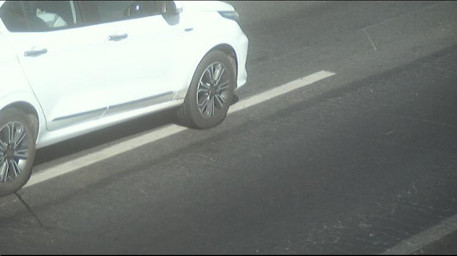
#> input picture predict/img_809.jpg, 457 x 256 px, given in place of 809.jpg, which was not available
$ python augmentation.py
#> lines starting #> are read from the running program, lines starting #| are printed output that depends on the picture; pictures that were not available may be replaced by others from this repository, and a replacement may not be noted
### pre_processing.py
"""
@Autor Willian Antunes
"""
import sys
import os


def simple_generator():
    i = 25000
    while True:
        i += 1
        yield i


# [7 lines left out: function dirs, not called in this run]

def verify_dir():
    if not os.path.isdir(sys.argv[2]):
        print('Directory is not valid use --dir and define directory from dataset')


def list_dir(dir):
#> called with dir = 'input/train'
    data = []
    for _, _, files in os.walk(dir):
        for file in files:
            data.append(file)
#> in aug_generator, img is the input picture: shape (256, 457, 3); mean B, G, R 125.9, 129.2, 123.7
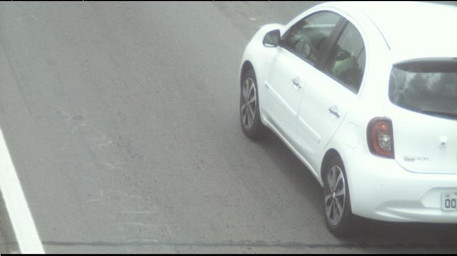
#> input picture predict/img_815.jpg, 457 x 256 px, given in place of 809_mask.png, which was not available

    data = list(map(lambda s: s.split('.')[0], data))
    data = list(map(lambda s: s.split('_')[-1], data))

    return data


# [28 lines left out: function pre_processing, not called in this run]

    # [4 lines of commented-out code are left out]


# [7 lines that do not run on import are left out]

### augmentation.py
"""
@Autor Willian Antunes
"""
import cv2
from pre_processing import list_dir, simple_generator
import numpy as np


def randomHorizontalFlip(image, mask, u=0.5):
    if np.random.random() < u:
        image = cv2.flip(image, 1)
        mask = cv2.flip(mask, 1)

    return image, mask

def randomShiftScaleRotate(image, mask, shift_limit=(-0.0625, 0.0625), scale_limit=(-0.1, 0.1), rotate_limit=(-45, 45), aspect_limit=(0, 0), borderMode=cv2.BORDER_CONSTANT, u=0.5):

#> called with shift_limit = (-0.068, 0.0697), scale_limit = (-0.341, 0.318), rotate_limit = (0, 0), aspect_limit = (0, 0), borderMode = 0, u = 0.5
    if np.random.random() < u:
        height, width, channel = image.shape
#> height = 256; width = 457; channel = 3

        angle = np.random.uniform(rotate_limit[0], rotate_limit[1])  # degree
        scale = np.random.uniform(1 + scale_limit[0], 1 + scale_limit[1])
        aspect = np.random.uniform(1 + aspect_limit[0], 1 + aspect_limit[1])
        sx = scale * aspect / (aspect ** 0.5)
        sy = scale / (aspect ** 0.5)
        dx = round(np.random.uniform(shift_limit[0], shift_limit[1]) * width)
#> dx = 30
        dy = round(np.random.uniform(shift_limit[0], shift_limit[1]) * height)
#> dy = -4

        cc = np.math.cos(angle / 180 * np.math.pi) * sx
        ss = np.math.sin(angle / 180 * np.math.pi) * sy
        rotate_matrix = np.array([[cc, -ss], [ss, cc]])

        box0 = np.array([[0, 0], [width, 0], [width, height], [0, height], ])
#> box0 = [[0, 0], [457, 0], [457, 256], [0, 256]]
        box1 = box0 - np.array([width / 2, height / 2])
        box1 = np.dot(box1, rotate_matrix.T) + np.array([width / 2 + dx, height / 2 + dy])

        box0 = box0.astype(np.float32)
        box1 = box1.astype(np.float32)
        mat = cv2.getPerspectiveTransform(box0, box1)
        image = cv2.warpPerspective(image, mat, (width, height), flags=cv2.INTER_LINEAR, borderMode=borderMode,
                                    borderValue=(
                                        0, 0,
                                        0,))
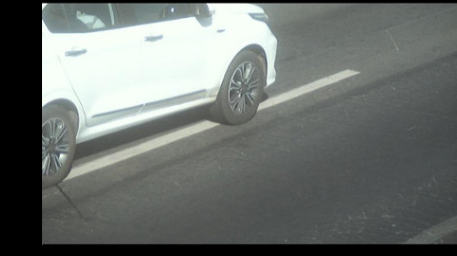
#> image: shape (256, 457, 3); mean of channels 0, 1, 2 110, 113, 108.2; drawn as B, G, R
        mask = cv2.warpPerspective(mask, mat, (width, height), flags=cv2.INTER_LINEAR, borderMode=borderMode,
                                   borderValue=(
                                       0, 0,
                                       0,))
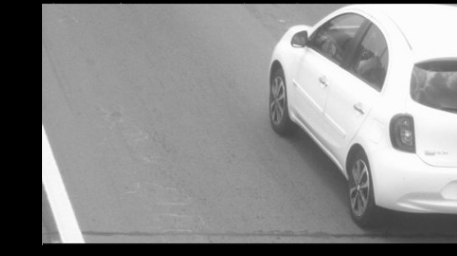
#> mask: shape (256, 457); min 0, max 255, mean 140.1

    return image, mask


def randomHueSaturationValue(image, hue_shift_limit=(-180, 180),
                             sat_shift_limit=(-255, 255),
                             val_shift_limit=(-255, 255), u=0.5):

#> called with hue_shift_limit = (-84.38, 64.67), sat_shift_limit = (-19.44, 41.65), val_shift_limit = (-46.45, 4.36), u = 0.5
    image = cv2.cvtColor(image, cv2.COLOR_BGR2HSV)
#> image: shape (256, 457, 3); mean H, S, V 59.4, 11.2, 113.2
    h, s, v = cv2.split(image)
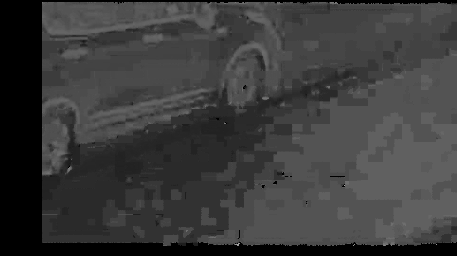
#> h: shape (256, 457); min 0, max 165, mean 59.4
    hue_shift = np.random.uniform(hue_shift_limit[0], hue_shift_limit[1])
    h = cv2.add(h, hue_shift)
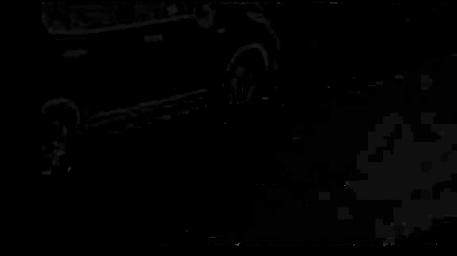
#> h: shape (256, 457); min 0, max 84, mean 2
    sat_shift = np.random.uniform(sat_shift_limit[0], sat_shift_limit[1])
    s = cv2.add(s, sat_shift)
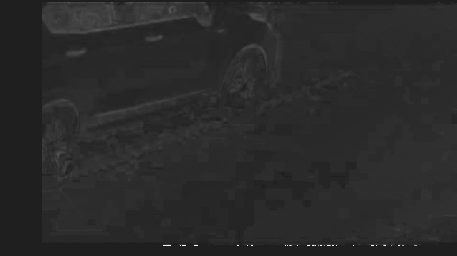
#> s: shape (256, 457); min 31, max 255, mean 42.2
    val_shift = np.random.uniform(val_shift_limit[0], val_shift_limit[1])
    v = cv2.add(v, val_shift)
    image = cv2.merge((h, s, v))
#> image: shape (256, 457, 3); mean H, S, V 2, 42.2, 107.1
    image = cv2.cvtColor(image, cv2.COLOR_HSV2BGR)
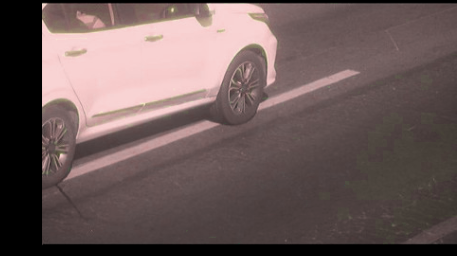
#> image: shape (256, 457, 3); mean B, G, R 88.4, 89.7, 107.1

    return image


def aug_generator():
    data = list_dir('input/train')
    data = [int(val) for val in data]
    data = sorted(data)
    gen = simple_generator()
    x = 2
    while x:
        for start in range(0, len(data), 1):  # 16 = Batch Size
            end = min(start + 1, len(data))
            id_train_batch = data[start:end]
            for id in id_train_batch:
                img = cv2.imread('input/train/{}.jpg'.format(id))
                mask = cv2.imread('input/train_masks/{}_mask.png'.format(id), cv2.IMREAD_GRAYSCALE)
                # [8 lines of commented-out code are left out]
                mask = np.expand_dims(mask, axis=2)
                img, mask = randomShiftScaleRotate(img, mask, shift_limit=(
                np.random.uniform(-0.0625, -0.0725), np.random.uniform(0.0625, 0.0725)), scale_limit=(
                np.random.uniform(-0.1, -0.5), np.random.uniform(0.1, 0.5)), rotate_limit=(-0, 0))
                img = randomHueSaturationValue(img,
                                               hue_shift_limit=(np.random.uniform(-25, -100), np.random.uniform(25, 100)),
                                               sat_shift_limit=(np.random.uniform(-45, 0), np.random.uniform(0, 45)),
                                               val_shift_limit=(np.random.uniform(-50, 0), np.random.uniform(0, 50)))
                img, mask = randomHorizontalFlip(img, mask)
                id_x = next(gen)
                cv2.imwrite('input/aug/{}.jpg'.format(id_x), img)
                cv2.imwrite('input/aug_masks/{}_mask.png'.format(id_x), mask)
                break
        x = x - 1


if __name__ == "__main__":
    aug_generator()
